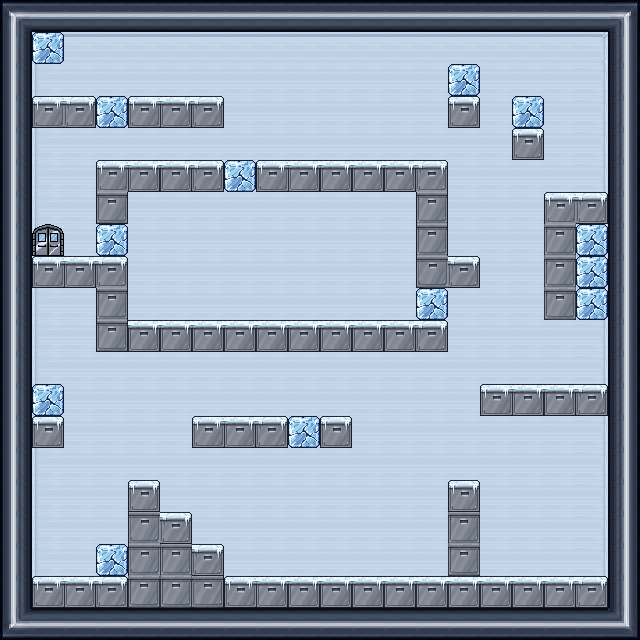

A level layout from a 2D game, rendered from its tile map. Below: a short description, then the map file with its tile-grid data intact:
An orthogonal 20x20 tile map with 32x32 px tiles, 2 tile layers (Capa de patrones 1, Capa de patrones 2).

<map version="1.10" tiledversion="1.12.2" orientation="orthogonal" renderorder="right-down" width="20" height="20" tilewidth="32" tileheight="32" infinite="0" nextlayerid="3" nextobjectid="1">
 <tileset firstgid="1" source="fridge.tsx" />
 <layer id="1" name="Capa de patrones 1" width="20" height="20">
  <data encoding="csv">
28,29,29,29,29,29,29,29,29,29,29,29,29,29,29,29,29,29,29,30,
36,4,5,5,5,5,5,5,5,5,5,5,5,5,5,5,5,5,6,38,
36,12,13,13,13,13,13,13,13,13,13,13,13,13,13,13,13,13,14,38,
36,12,13,13,13,13,13,13,13,13,13,13,13,13,13,13,13,13,14,38,
36,12,13,13,13,13,13,13,13,13,13,13,13,13,13,13,13,13,14,38,
36,12,13,13,13,13,13,13,13,13,13,13,13,13,13,13,13,13,14,38,
36,12,13,13,13,13,13,13,13,13,13,13,13,13,13,13,13,13,14,38,
36,12,13,13,13,13,13,13,13,13,13,13,13,13,13,13,13,13,14,38,
36,12,13,13,13,13,13,13,13,13,13,13,13,13,13,13,13,13,14,38,
36,12,13,13,13,13,13,13,13,13,13,13,13,13,13,13,13,13,14,38,
36,12,13,13,13,13,13,13,13,13,13,13,13,13,13,13,13,13,14,38,
36,12,13,13,13,13,13,13,13,13,13,13,13,13,13,13,13,13,14,38,
36,12,13,13,13,13,13,13,13,13,13,13,13,13,13,13,13,13,14,38,
36,12,13,13,13,13,13,13,13,13,13,13,13,13,13,13,13,13,14,38,
36,12,13,13,13,13,13,13,13,13,13,13,13,13,13,13,13,13,14,38,
36,12,13,13,13,13,13,13,13,13,13,13,13,13,13,13,13,13,14,38,
36,12,13,13,13,13,13,13,13,13,13,13,13,13,13,13,13,13,14,38,
36,12,13,13,13,13,13,13,13,13,13,13,13,13,13,13,13,13,14,38,
36,12,21,21,21,21,21,21,21,21,21,21,21,21,21,21,21,21,22,38,
44,45,45,45,45,45,45,45,45,45,45,45,45,45,45,45,45,45,45,46
</data>
 </layer>
 <layer id="2" name="Capa de patrones 2" width="20" height="20">
  <data encoding="csv">
0,0,0,0,0,0,0,0,0,0,0,0,0,0,0,0,0,0,0,0,
0,7,0,0,0,0,0,0,0,0,0,0,0,0,0,0,0,0,0,0,
0,0,0,0,0,0,0,0,0,0,0,0,0,0,7,0,0,0,0,0,
0,1,3,7,1,2,3,0,0,0,0,0,0,0,15,0,7,0,0,0,
0,0,0,0,0,0,0,0,0,0,0,0,0,0,0,0,15,0,0,0,
0,0,0,9,2,2,3,7,1,2,2,2,2,11,0,0,0,0,0,0,
0,0,0,31,0,0,0,0,0,0,0,0,0,23,0,0,0,9,3,0,
0,39,0,7,0,0,0,0,0,0,0,0,0,23,0,0,0,18,7,0,
0,1,2,11,0,0,0,0,0,0,0,0,0,25,3,0,0,18,7,0,
0,0,0,23,0,0,0,0,0,0,0,0,0,7,0,0,0,26,7,0,
0,0,0,31,2,2,2,2,2,2,2,2,2,3,0,0,0,0,0,0,
0,0,0,0,0,0,0,0,0,0,0,0,0,0,0,0,0,0,0,0,
0,7,0,0,0,0,0,0,0,0,0,0,0,0,0,1,2,2,3,0,
0,15,0,0,0,0,1,2,3,7,15,0,0,0,0,0,0,0,0,0,
0,0,0,0,0,0,0,0,0,0,0,0,0,0,0,0,0,0,0,0,
0,0,0,0,15,0,0,0,0,0,0,0,0,0,15,0,0,0,0,0,
0,0,0,0,17,3,0,0,0,0,0,0,0,0,18,0,0,0,0,0,
0,0,0,7,17,18,3,0,0,0,0,0,0,0,26,0,0,0,0,0,
0,1,2,3,26,26,27,1,2,2,2,2,2,2,2,2,2,2,3,0,
0,0,0,0,0,0,0,0,0,0,0,0,0,0,0,0,0,0,0,0
</data>
 </layer>
</map>
